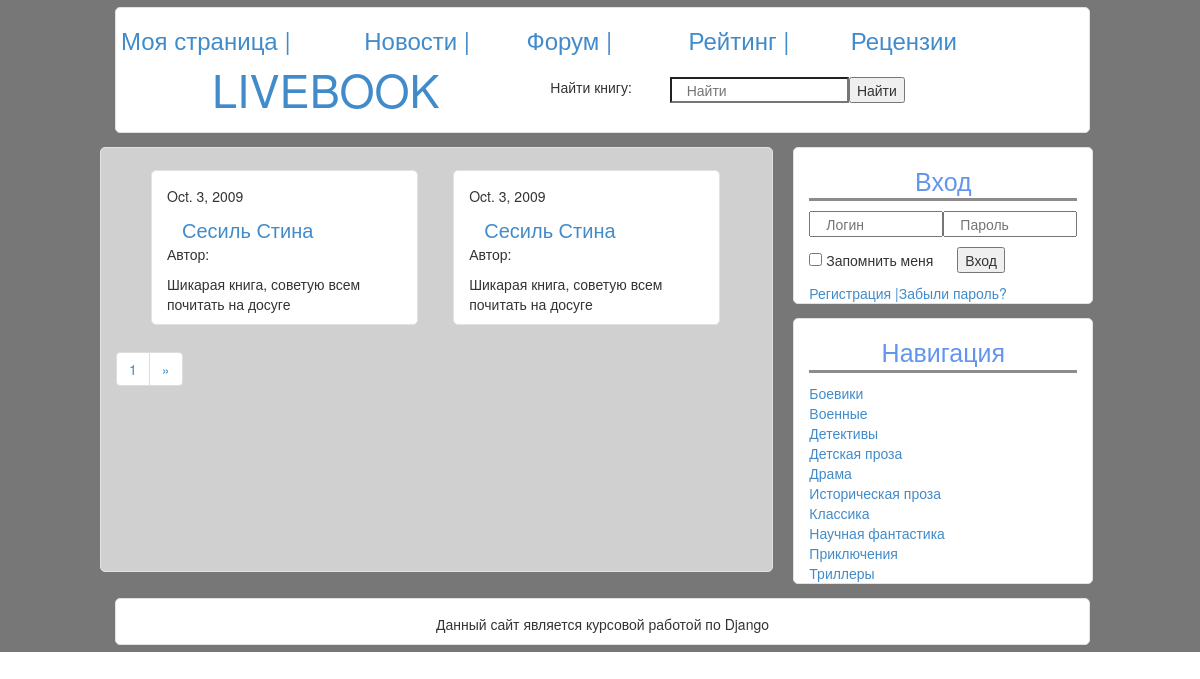
The app's page /reviews/ with its own data.
### Livebook/models.py (models this page shows)
class Review(models.Model):
    book = models.ForeignKey(Book)
    user = models.ForeignKey(User)
    text = models.TextField()
    date = models.DateField()
    positive = models.BooleanField()

class Book(models.Model):
    name = models.TextField()
    author = models.ForeignKey(Author)
    date = models.IntegerField()
    publishing = models.CharField(max_length=255)
    genres = models.ManyToManyField(Genre)
    cover = models.ImageField(upload_to="books/covers")
    annotation = models.TextField()

### Livebook/views.py (the view)
# urls.py: url(r'^reviews/$', ReviewsView.as_view(), name='reviews'),
class ReviewsView(ListView):
    model = Review
    template_name = "Livebook/reviews.html"
    context_object_name = "reviews"
    paginate_by = 2
    def get_queryset(self):
        qs = Review.objects.order_by("-date")
        return qs

### Livebook/templates/Livebook/reviews.html (shortened to what this page needs)
{% extends 'Livebook/base.html' %}
{% block content %}
     {% for review in reviews %}
        <div class="col-md-5 jumbotron-white book" >
            <p>{{ review.date }}</p>
            <div class="row">
                <a class="book-title" href="{% url 'book' 1 %}">{{ review.book.name }}</a>
            </div>
            <p>Автор: {{ review.user.name }}</p>
            <p>{{ review.text }}</p>
        </div>
    {% endfor %}
    {% if is_paginated %}
         <nav>
            <ul class="pagination">
                <li><a href="#">{{ page_obj.number }}</a></li>
                {% if page_obj.has_next %}
                  <li>  <a href="/reviews?page={{ page_obj.next_page_number }}">&raquo;</a></li>
                {% endif %}
            </ul>
       </nav>
    {% endif %}
{% endblock %}

### Livebook/static/css/index.css (style rules this page uses)
.jumbotron-white { background-color: #FFFFFF; border: 1px solid #e1e1e8; border-radius: 5px; margin-top: 7px; margin-bottom: 7px; margin-left: 5px; padding-top: 15px; }
.jumbotron-white .row { margin: 0; }
.book { margin-left: 35px; }
.book-title { font-size: 20px; margin-left: 15px; }

### records on screen
Review: date "Oct. 3, 2009", book.name "Сесиль Стина", text "Шикарая книга, советую всем почитать на досуге"
Review: date "Oct. 3, 2009", book.name "Сесиль Стина", text "Шикарая книга, советую всем почитать на досуге"

### other values on screen
{{ page_obj.number }} "1"
